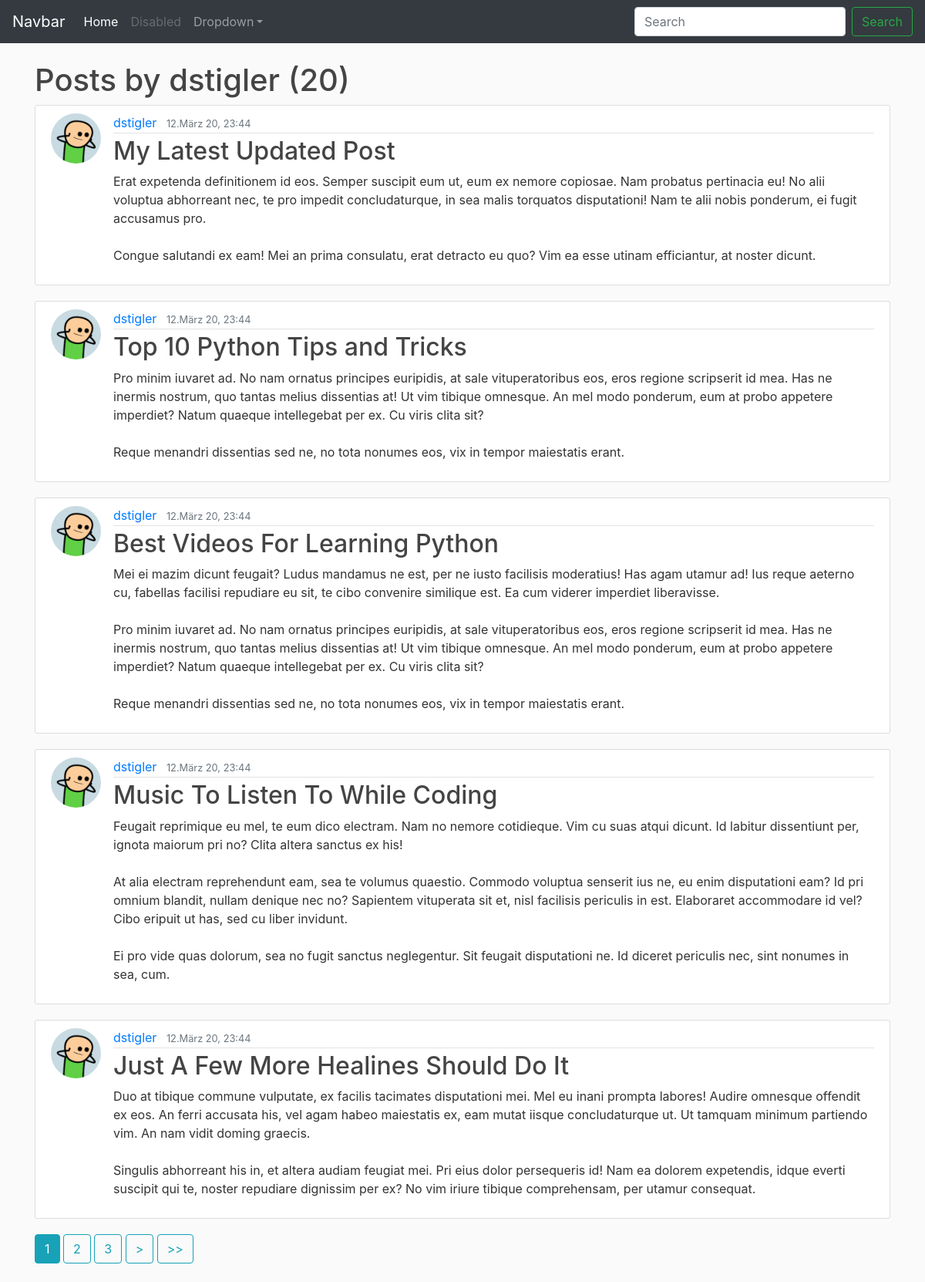
Page /user/dstigler (signed in) on the committed database.
### blog/models.py (models this page shows, shortened)
class Post(models.Model):
    title = models.CharField(max_length=100)
    content = models.TextField()
    date_posted = models.DateTimeField(default=timezone.now)
    author = models.ForeignKey(User, on_delete=models.CASCADE)

### users/models.py (models this page shows, shortened)
class Profile(models.Model):
    user = models.OneToOneField(User, on_delete=models.CASCADE)
    image = models.ImageField(default='default.jpg', upload_to='profile_pics')

### blog/views.py (the view)
# urls.py: path('user/<str:username>', UserPostListView.as_view(), name='user-posts'),
class UserPostListView(LoginRequiredMixin, ListView):
    model = Post
    template_name = 'blog/user_posts.html'
    context_object_name = 'posts'
    paginate_by = 5
    def get_queryset(self):
        user = get_object_or_404(User, username=self.kwargs.get('username'))
        return Post.objects.filter(author=user).order_by('-date_posted')

### blog/templates/blog/user_posts.html (shortened to what this page needs)
{% extends "blog/base.html" %}
{% block content %}
<h1>Posts by {{ view.kwargs.username }} ({{ page_obj.paginator.count }})</h1>
    {% for post in posts %}
        <article class="media content-section">
            <img class="rounded-circle article-img" src="{{ post.author.profile.image.url }}">
            <div class="media-body">
            <div class="article-metadata">
                <a class="mr-2" href="{% url 'profile' %}">{{ post.author }}</a>
                <small class="text-muted">{{ post.date_posted|date:"d.F y, G:i" }}</small>
            </div>
            <h2><a class="article-title" href="{% url 'post-detail' post.id %}">{{ post.title }}</a></h2>
            <p class="article-content">{{ post.content }}</p>
            </div>
        </article>
    {% endfor %}
    {% if is_paginated %}
        {% for num in page_obj.paginator.page_range %}
            {% if page_obj.number == num %}
                <a class="btn btn-info mb-4" href="?page={{ num }}">{{ num }}</a>
            {% elif num > page_obj.number|add:'-3' and num < page_obj.number|add:'3' %}
                <a class="btn btn-outline-info mb-4" href="?page={{ num }}">{{ num }}</a>
            {% endif %}
        {% endfor %}
        {% if page_obj.has_next %}
            <a class="btn btn-outline-info mb-4" href="?page={{ page_obj.next_page_number }}">></a>
            <a class="btn btn-outline-info mb-4" href="?page={{ page_obj.paginator.num_pages }}">>></a>
        {% endif %}
    {% endif %}
{% endblock content %}

### blog/static/blog/main.css (style rules this page uses)
body { background: #fafafa; color: #333333; margin-top: 5rem; }
h1, h2, h3, h4, h5, h6 { color: #444444; }
.content-section { background: #ffffff; padding: 10px 20px; border: 1px solid #dddddd; border-radius: 3px; margin-bottom: 20px; }
.article-title { color: #444444; }
.article-content { white-space: pre-line; }
.article-img { height: 65px; width: 65px; margin-right: 16px; }
.article-metadata { padding-bottom: 1px; margin-bottom: 4px; border-bottom: 1px solid #e3e3e3 }

### rows in the picture
Post: author.profile.image (placeholder picture), author "dstigler", date_posted "12.März 20, 23:44", title "My Latest Updated Post", content "Erat expetenda definitionem id eos. Semper suscipit eum ut, eum ex nemore copiosae. Nam probatus pertinacia eu! No alii voluptua abhorreant nec, te pro impedit concludaturque, in sea malis torquatos disputationi! Nam te alii nobis ponderum, ei fugit accusamus pro. Congue salutandi ex eam! Mei an prima consulatu, erat detracto eu quo? Vim ea esse utinam efficiantur, at noster dicunt."
Post: author.profile.image (placeholder picture), author "dstigler", date_posted "12.März 20, 23:44", title "Top 10 Python Tips and Tricks", content "Pro minim iuvaret ad. No nam ornatus principes euripidis, at sale vituperatoribus eos, eros regione scripserit id mea. Has ne inermis nostrum, quo tantas melius dissentias at! Ut vim tibique omnesque. An mel modo ponderum, eum at probo appetere imperdiet? Natum quaeque intellegebat per ex. Cu viris clita sit? Reque menandri dissentias sed ne, no tota nonumes eos, vix in tempor maiestatis erant."
Post: author.profile.image (placeholder picture), author "dstigler", date_posted "12.März 20, 23:44", title "Best Videos For Learning Python", content "Mei ei mazim dicunt feugait? Ludus mandamus ne est, per ne iusto facilisis moderatius! Has agam utamur ad! Ius reque aeterno cu, fabellas facilisi repudiare eu sit, te cibo convenire similique est. Ea cum viderer imperdiet liberavisse. Pro minim iuvaret ad. No nam ornatus principes euripidis, at sale vituperatoribus eos, eros regione scripserit id mea. Has ne inermis nostrum, quo tantas melius dissentias at! Ut vim tibique omnesque. An mel modo ponderum, eum at probo appetere imperdiet? Natum quaeque intellegebat per ex. Cu viris clita sit? Reque menandri dissentias sed ne, no tota nonumes eos, vix in tempor maiestatis erant."
Post: author.profile.image (placeholder picture), author "dstigler", date_posted "12.März 20, 23:44", title "Music To Listen To While Coding", content "Feugait reprimique eu mel, te eum dico electram. Nam no nemore cotidieque. Vim cu suas atqui dicunt. Id labitur dissentiunt per, ignota maiorum pri no? Clita altera sanctus ex his! At alia electram reprehendunt eam, sea te volumus quaestio. Commodo voluptua senserit ius ne, eu enim disputationi eam? Id pri omnium blandit, nullam denique nec no? Sapientem vituperata sit et, nisl facilisis periculis in est. Elaboraret accommodare id vel? Cibo eripuit ut has, sed cu liber invidunt. Ei pro vide quas dolorum, sea no fugit sanctus neglegentur. Sit feugait disputationi ne. Id diceret periculis nec, sint nonumes in sea, cum."
Post: author.profile.image (placeholder picture), author "dstigler", date_posted "12.März 20, 23:44", title "Just A Few More Healines Should Do It", content "Duo at tibique commune vulputate, ex facilis tacimates disputationi mei. Mel eu inani prompta labores! Audire omnesque offendit ex eos. An ferri accusata his, vel agam habeo maiestatis ex, eam mutat iisque concludaturque ut. Ut tamquam minimum partiendo vim. An nam vidit doming graecis. Singulis abhorreant his in, et altera audiam feugiat mei. Pri eius dolor persequeris id! Nam ea dolorem expetendis, idque everti suscipit qui te, noster repudiare dignissim per ex? No vim iriure tibique comprehensam, per utamur consequat."

### other values in the picture
{{ view.kwargs.username }} "dstigler"
{{ page_obj.paginator.count }} "20"
{{ num }} "1"
{{ num }} "2" "3"
